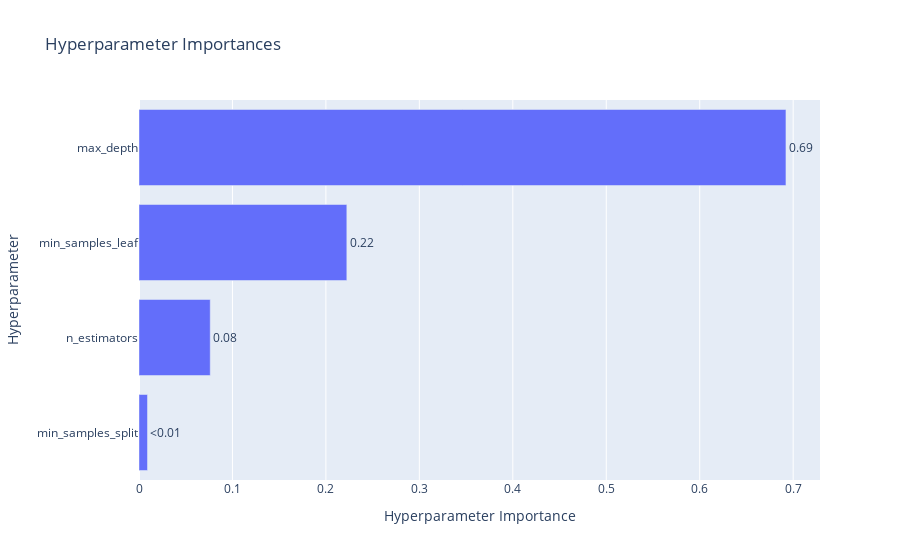

The code cell stored with this chart in its notebook:
### Code cell
from optuna.visualization import plot_param_importances

plot_param_importances(study).show()

### Figure 1 — Plotly figure (JSON) as saved in the notebook; plotly's stock layout.template omitted (floating-point values rounded to 4 significant figures)
{"data": [{"cliponaxis": false, "hovertemplate": ["min_samples_split (IntDistribution): 0.009087807020028649<extra></extra>", "n_estimators (IntDistribution): 0.07623226737706182<extra></extra>", "min_samples_leaf (IntDistribution): 0.2223955711070912<extra></extra>", "max_depth (IntDistribution): 0.6922843544958183<extra></extra>"], "name": "Objective Value", "orientation": "h", "text": ["<0.01", "0.08", "0.22", "0.69"], "textposition": "outside", "type": "bar", "x": [0.009088, 0.07623, 0.2224, 0.6923], "y": ["min_samples_split", "n_estimators", "min_samples_leaf", "max_depth"]}], "layout": {"title": {"text": "Hyperparameter Importances"}, "xaxis": {"title": {"text": "Hyperparameter Importance"}}, "yaxis": {"title": {"text": "Hyperparameter"}}}}
